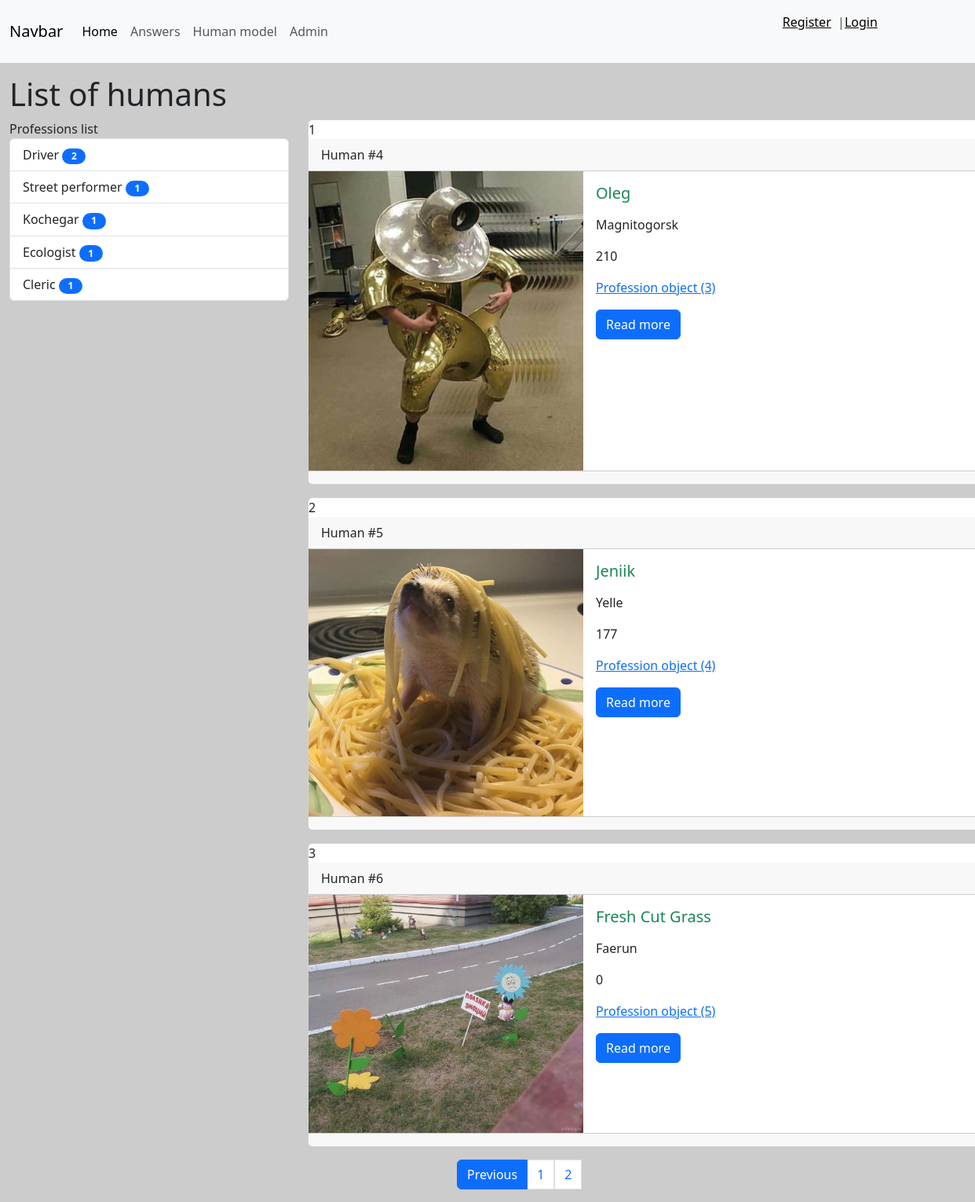
Page /answers/humans?page=2 on the committed database.
### answers/models.py (models this page shows)
class Profession(models.Model):
    title = models.CharField(max_length=40)
    def get_absolute_url(self):
        return reverse_lazy('Profession', kwargs={'profession_id': self.pk})
    class Meta:
        verbose_name = 'Profession'
        verbose_name_plural = 'Professions'
        ordering = ['title']

class Human(models.Model):
    name = models.CharField(max_length=40)
    height = models.IntegerField(null=True)
    address = models.CharField(max_length=100)
    photo = models.ImageField(upload_to='media/%Y/%m/%d', null=True, blank=True, default='')
    profession = models.ForeignKey('Profession', on_delete=models.PROTECT, null=True, blank=True)
    def get_absolute_url(self):
        return reverse_lazy('View_human', kwargs={'pk': self.pk})
    class Meta:
        verbose_name = 'Human'
        verbose_name_plural = 'Humans'

### answers/views.py (the view)
# urls.py: path('humans', HumanList.as_view(), name='Human'),
class HumanList(ListView):
    model = Human
    context_object_name = 'human'
    template_name = 'answers/human.html'
    extra_context = {
        'title': 'Human'
    }
    paginate_by = 3
    def get_context_data(self, *, object_list=None, **kwargs):
        context = super().get_context_data(**kwargs)
        context['title'] = 'List of humans'
        return context
    def get_queryset(self):
        return Human.objects.all().select_related('profession')

### answers/templatetags/professions_tags.py (called while the page is built)
@register.simple_tag(name='get_list_professions')
def getProfessions():
    return Profession.objects.all()

@register.inclusion_tag('answers/list_professions.html')
def showProfessions(arg1='Professions', arg2='list'):
    professions = Profession.objects.annotate(cnt=Count('human')).filter(cnt__gt=0)
    return {
        'professions': professions, 'arg1': arg1, 'arg2': arg2,
    }

### answers/templates/answers/human.html
{% extends 'base.html' %}
{% block sidebar %}
{% include 'inc/_sidebarHM.html' %}
{% endblock %}
{% block content %}
{% for item in human %}
{% include 'inc/_human.html' %}
{% endfor %}
{% endblock %}

### answers/templates/answers/list_professions.html
{% load professions_tags  %}
<div class="list-group">
    {{ arg1 }} {{ arg2 }}
    {% for prof in professions %}
    <a href="{{ prof.get_absolute_url }}" class="list-group-item list-group-item-action">{{ prof.title }}
        <span class="badge bg-primary rounded-pill">{{ prof.cnt }}</span></a>
    {% endfor %}
</div>

### templates/inc/_human.html (shortened to what this page needs)
<div class="card mb-3">
    {{ forloop.counter }}
    <div class="card-header">
        Human #{{ item.id }}
    </div>
    <div class="media" style="display:flex">
        <div class="media-photo">
            {% if item.photo %}
            <img src="{{ item.photo.url }}" alt="Photo" class="mr-3" width="350">
            {% else %}
            <h6>no photo</h6>
            {% endif %}
        </div>
        <div class="media-body">
            <div class="card-body">
                <h5 class="card-title {% cycle 'text-success' 'text-danger' 'text-info' %}">{{ item.name }}</h5>
                {% autoescape off %}
                <p class="card-text">{{ item.address|truncatewords:60|linebreaks }}</p>
                <p class="card-text">{{ item.height|truncatewords:60|linebreaks }}</p>
                <p class="card-text"><a href="{{ item.profession.get_absolute_url }}">{{ item.profession }}</a></p>
                {% endautoescape%}
                <a href="{{ item.get_absolute_url }}" class="btn btn-primary">Read more</a>
            </div>
        </div>
    </div>
    <div class="card-footer text-body-secondary">
    </div>
</div>

### djangoSnrg/static/css/style.css (style rules this page uses)
body { background-color: #ccc; }
.card { width: 70vw; }
.badge { width: 30px; color: white; }

### rows in the picture
Profession: title "Driver", cnt "2"
Profession: title "Street performer", cnt "1"
Profession: title "Kochegar", cnt "1"
Profession: title "Ecologist", cnt "1"
Profession: title "Cleric", cnt "1"
Human: id "4", photo (picture), name "Oleg", address "Magnitogorsk", height "210", profession "Profession object (3)"
Human: id "5", photo (picture), name "Jeniik", address "Yelle", height "177", profession "Profession object (4)"
Human: id "6", photo (picture), name "Fresh Cut Grass", address "Faerun", height "0", profession "Profession object (5)"

### other values in the picture
{{ title }} "List of humans"
{{ arg1 }} "Professions"
{{ arg2 }} "list"
{{ p }} "1"
{{ p }} "2"
